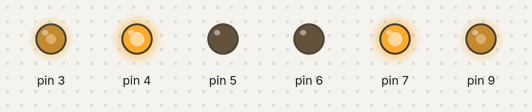
Bench run of a sketch on a simulated Arduino Uno, built with avr-gcc and run on an emulated ATmega328P. Shown: output pins drawn as LEDs (lit = HIGH).

Above: at 0.05 s.
At 5.0 s:
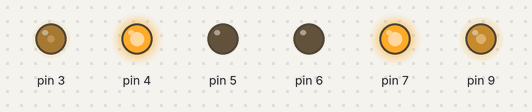
At 7.45 s:
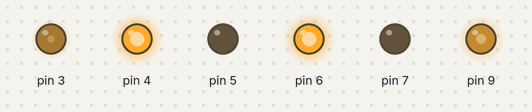
At 9.95 s:
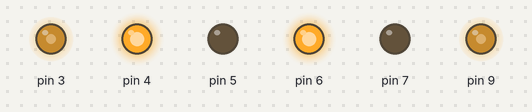
Timing chart, 0 to 11.5 s (numbered marks = the images above):
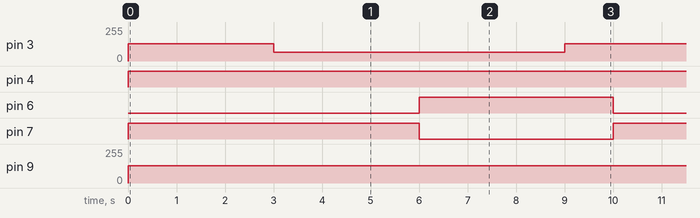

The sketch:

sketch_sep10b.ino
```cpp
void setup() {
  pinMode(6, OUTPUT);
  pinMode(7, OUTPUT);
  pinMode(5, OUTPUT);
  pinMode(4, OUTPUT);
}

void PararMotor1(){
  digitalWrite(6, LOW);
  digitalWrite(7, LOW);
  analogWrite(9, 0);
}

void FrenteMotor1(int velocidade){
  digitalWrite(6, LOW);
  digitalWrite(7, HIGH);
  analogWrite(9, velocidade);
}

void ReversoMotor1(int velocidade){
  digitalWrite(6, HIGH);
  digitalWrite(7, LOW);
  analogWrite(9, velocidade);
}

void PararMotor2() {
  digitalWrite(5, LOW);
  digitalWrite(4, LOW);
  analogWrite(3, 0);
}

void FrenteMotor2(int velocidade){
  digitalWrite(5, LOW);
  digitalWrite(4, HIGH);
  analogWrite(3, velocidade);
}

void ReversoMotor2(int velocidade){
  digitalWrite(5, LOW);
  digitalWrite(4, HIGH);
  analogWrite(3, velocidade);
}

void loop() {
  FrenteMotor1(128);
  FrenteMotor2(128);
  delay(3000);
  FrenteMotor1(128);
  FrenteMotor2(64);
  delay(3000);
  ReversoMotor1(64);
  ReversoMotor1(128);
  delay(3000);
  ReversoMotor1(128);
  ReversoMotor2(128);
  delay(1000);
  PararMotor1();
  PararMotor2();
}
```

Measured:
- by itself, pin 3: repeats every 10.0 s: 64/255 6.0 s, 128/255 4.0 s
- by itself, pin 4: LOW → HIGH at 0.00 s
- by itself, pin 6: alternates HIGH for 4.0 s and LOW for 6.0 s
- by itself, pin 7: alternates HIGH for 6.0 s and LOW for 4.0 s
- by itself, pin 9: 0/255 → 128/255 at 0.00 s
